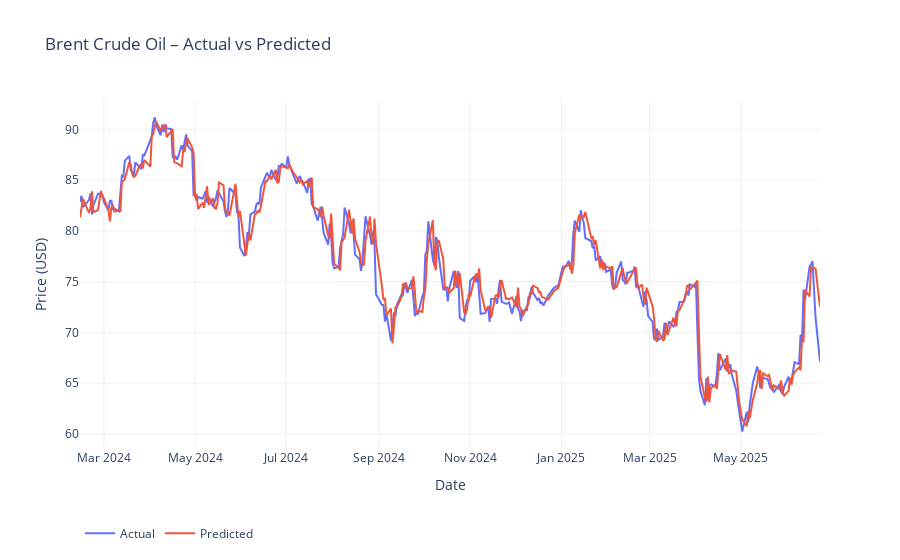

The code cell stored with this chart in its notebook:
### Markdown cell above
#### Full Embeddings

### Code cell
import yfinance as yf
import pandas as pd
import numpy as np
from sklearn.ensemble import RandomForestRegressor
from sklearn.metrics import (
    mean_squared_error,
    mean_absolute_error,
    mean_absolute_percentage_error,
    r2_score,
    explained_variance_score
)
import plotly.graph_objects as go

SEED = 42
np.random.seed(SEED)

# === 1. Download Brent crude oil price data ==================================
df = (
    yf.download("BZ=F", start="2011-06-13", end="2025-06-25")[['Close']]
      .rename(columns={'Close': 'Price'})
      .dropna()
)

# === 2. Load & align embeddings =============================================
# Carica embeddings giornalieri medi
emb = (
    pd.read_csv("../Data/raw/news_embeddings_only_final.csv", parse_dates=['Date'])
      .set_index('Date')
)
#emb = emb.reindex(df.index).ffill().bfill()

for col in emb.columns:
    df[col] = emb[col]
emb_cols = [col for col in emb.columns if col.startswith('emb_')]

for lag in range(1, 6):
    df[f'price_lag_{lag}'] = df['Price'].shift(lag)

df['target'] = df['Price'].shift(-1)
df.dropna(inplace=True)

# Aggiorna feat_cols
feat_cols = [
    'Price',
    'price_lag_1','price_lag_2','price_lag_3','price_lag_4','price_lag_5',
] + emb_cols

X = df[feat_cols]
y = df['target']
split_idx = int(len(df) * 0.9)
X_train, X_test = X.iloc[:split_idx], X.iloc[split_idx:]
y_train, y_test = y.iloc[:split_idx], y.iloc[split_idx:]

# === 5. Train Random Forest =================================================
rf = RandomForestRegressor(n_estimators=200, random_state=SEED, n_jobs=-1)
rf.fit(X_train, y_train)
preds = rf.predict(X_test)

# === 6. Metriche di valutazione ============================================
def smape(y_true, y_pred):
    denom = (np.abs(y_true) + np.abs(y_pred)) / 2
    return np.mean(np.abs(y_true - y_pred) / denom) * 100

def theils_u(y_true, y_pred):
    rmsfe = np.sqrt(np.mean((y_pred - y_true) ** 2))
    denom = (np.sqrt(np.mean(y_true ** 2)) +
             np.sqrt(np.mean(y_pred ** 2)))
    return rmsfe / denom

metrics = {
    "RMSE": np.sqrt(mean_squared_error(y_test, preds)),
    "MAE": mean_absolute_error(y_test, preds),
    "MAPE (%)": mean_absolute_percentage_error(y_test, preds) * 100,
    "sMAPE (%)": smape(y_test.values, preds),
    "R²": r2_score(y_test, preds),
    "Explained Variance": explained_variance_score(y_test, preds),
    "Theil’s U": theils_u(y_test.values, preds),
    "Directional Accuracy (%)": (
        np.mean(
            np.sign(y_test.values[1:] - y_test.values[:-1]) ==
            np.sign(preds[1:] - y_test.values[:-1])
        ) * 100
    )
}

print(pd.Series(metrics).to_frame('Random Forest').round(4))

# === 7. Grafico Plotly Actual vs Predicted =================================
fig = go.Figure()
fig.add_trace(go.Scatter(
    x=y_test.index, y=y_test, mode='lines', name='Actual'
))
fig.add_trace(go.Scatter(
    x=y_test.index, y=preds, mode='lines', name='Predicted'
))
fig.update_layout(
    title='Brent Crude Oil – Actual vs Predicted',
    xaxis_title='Date',
    yaxis_title='Price (USD)',
    template='plotly_white',
    legend=dict(orientation='h', y=-0.2)
)
fig.show()

### Figure 1 — Plotly figure (JSON) as saved in the notebook; plotly's stock layout.template omitted (floating-point values rounded to 4 significant figures; data arrays with more than 128 entries replaced by an {"elided": "..."} marker saying what was removed)
{"data": [{"mode": "lines", "name": "Actual", "type": "scatter", "x": {"elided": "338 str values"}, "y": {"elided": "338 float values"}}, {"mode": "lines", "name": "Predicted", "type": "scatter", "x": {"elided": "338 str values"}, "y": {"elided": "338 float values"}}], "layout": {"legend": {"orientation": "h", "y": -0.2}, "title": {"text": "Brent Crude Oil – Actual vs Predicted"}, "xaxis": {"title": {"text": "Date"}}, "yaxis": {"title": {"text": "Price (USD)"}}}}
